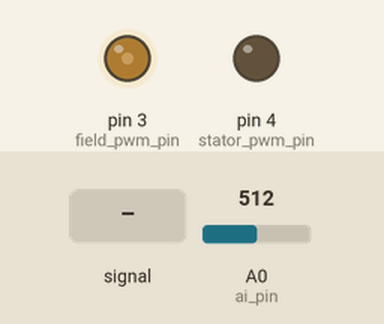
The sketch below on a simulated Arduino Uno, built with avr-gcc and run on an emulated ATmega328P. Shown: output pins drawn as LEDs (lit = HIGH). The test bench sets the inputs (shaded band); at power-on: A0 (ai_pin) = 512.

Above: at 1.2 s.
1.3 s: A0 (ai_pin) fed a 2 Hz sine of ±306 counts around its level
4.3 s: A0 (ai_pin) set to 190
At 5.1 s:
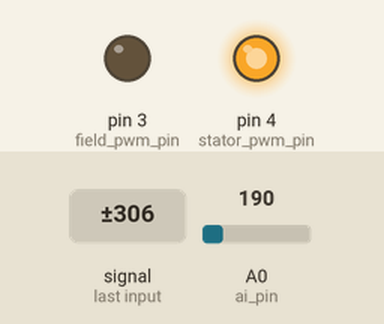
7.3 s: A0 (ai_pin) set to 201
At 7.41 s:
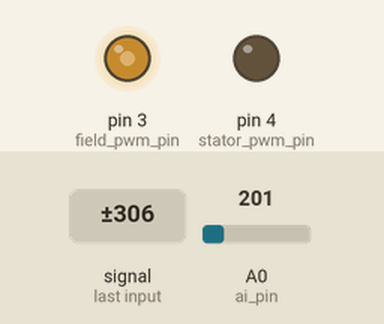
10.3 s: A0 (ai_pin) fed a 200 Hz sine of ±81 counts around its level
13.3 s: A0 (ai_pin) set to 122
At 14.5 s:
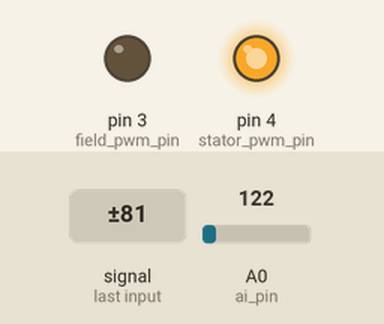
14.8 s: A0 (ai_pin) fed a 200 Hz sine of ±81 counts around its level
At 15.8 s:
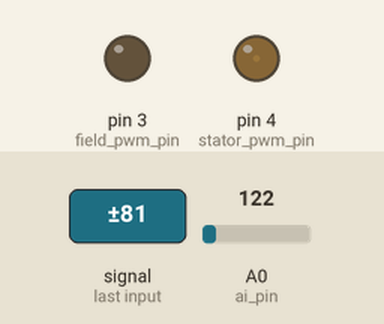
Timing chart, 0 to 18.8 s (numbered marks = the images above; inputs shaded):
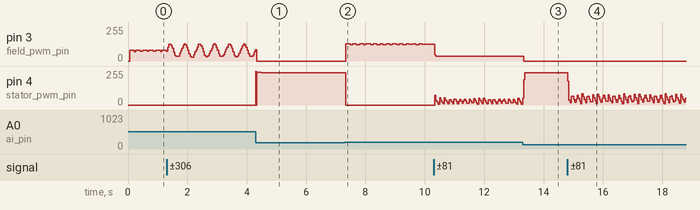

Measured:
- the behaviour switches between 200 and 201 on A0 (ai_pin) (found by bisection; images 1 and 2)
- after the input at 4.3 s, pin 4 (stator_pwm_pin): 0/255 → 247/255 at once, → 241/255 0.20 s later
- after the input at 13.3 s, pin 3 (field_pwm_pin): 36/255 → 0/255 at once

The sketch:

mini-bike-throttle.ino
```cpp
int ai_pin = A0;
int field_pwm_pin = 3;
int field_max_on_time = 6666; //microseconds, 150 Hz
int field_on_time = 0;
int field_off_time = 0;
unsigned long field_time = micros();
bool field_pwm_high = false;
int ai_read = 0;
float scale = -0.000631893;
float offset = 0.616471;

int stator_pwm_pin = 4;
int stator_max_on_time = 10000; //microseconds, 100 Hz
int stator_on_time = 0;
int stator_off_time = 0;
unsigned long stator_time = micros();
bool stator_pwm_high = false;

bool startup_delay = true;

void setup() {

  pinMode(field_pwm_pin, OUTPUT);
  pinMode(stator_pwm_pin, OUTPUT);

}

void loop() {

  ai_read = analogRead(ai_pin);  // read throttle position

  if (ai_read > 200) {

    // 100% duty, run stator controller
    digitalWrite(stator_pwm_pin, LOW);

    if (startup_delay == false) {

      // field pwm control
      if (field_pwm_high == false) {
        if ((micros() - field_time) > field_off_time) {
          digitalWrite(field_pwm_pin, HIGH);
          field_on_time = int(((ai_read * scale) + offset) * field_max_on_time);
          field_pwm_high = true;
          field_time = micros();
        }
      }
      else {
        if ((micros() - field_time) > field_on_time) {
          digitalWrite(field_pwm_pin, LOW);
          field_off_time = field_max_on_time - field_on_time;
          field_pwm_high = false;
          field_time = micros();
        }
      }
    }
    else {
      delay(1);
      startup_delay = false;
    }
  }
  else {

    startup_delay = true;

    // stop field controller
    digitalWrite(field_pwm_pin, LOW);

    // 4% duty, stop stator controller
    if (stator_pwm_high == false) {
      if ((micros() - stator_time) > stator_off_time) {
        digitalWrite(stator_pwm_pin, HIGH);
        stator_on_time = int(0.96 * stator_max_on_time);
        stator_pwm_high = true;
        stator_time = micros();
      }
    }
    else {
      if ((micros() - stator_time) > stator_on_time) {
        digitalWrite(stator_pwm_pin, LOW);
        stator_off_time = stator_max_on_time - stator_on_time;
        stator_pwm_high = false;
        stator_time = micros();
      }
    }

  }

}
```
